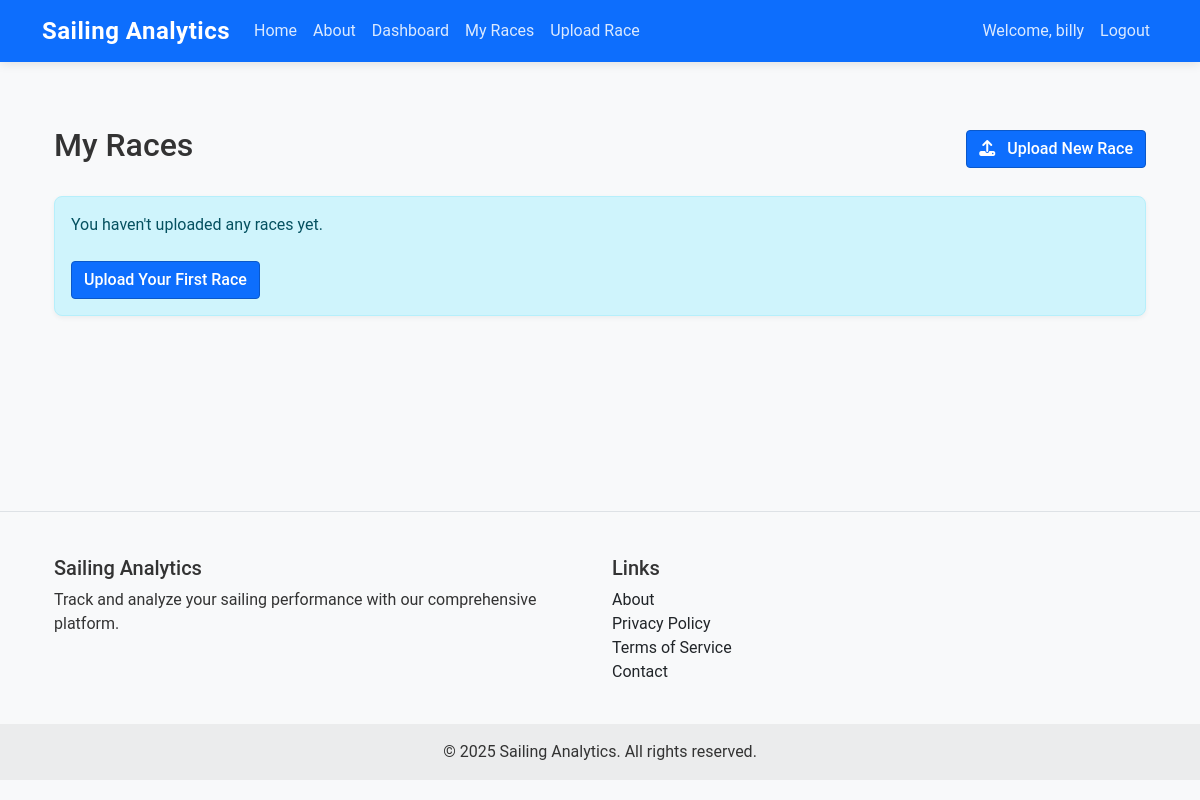
Page /races (signed in) on the earlier database version.
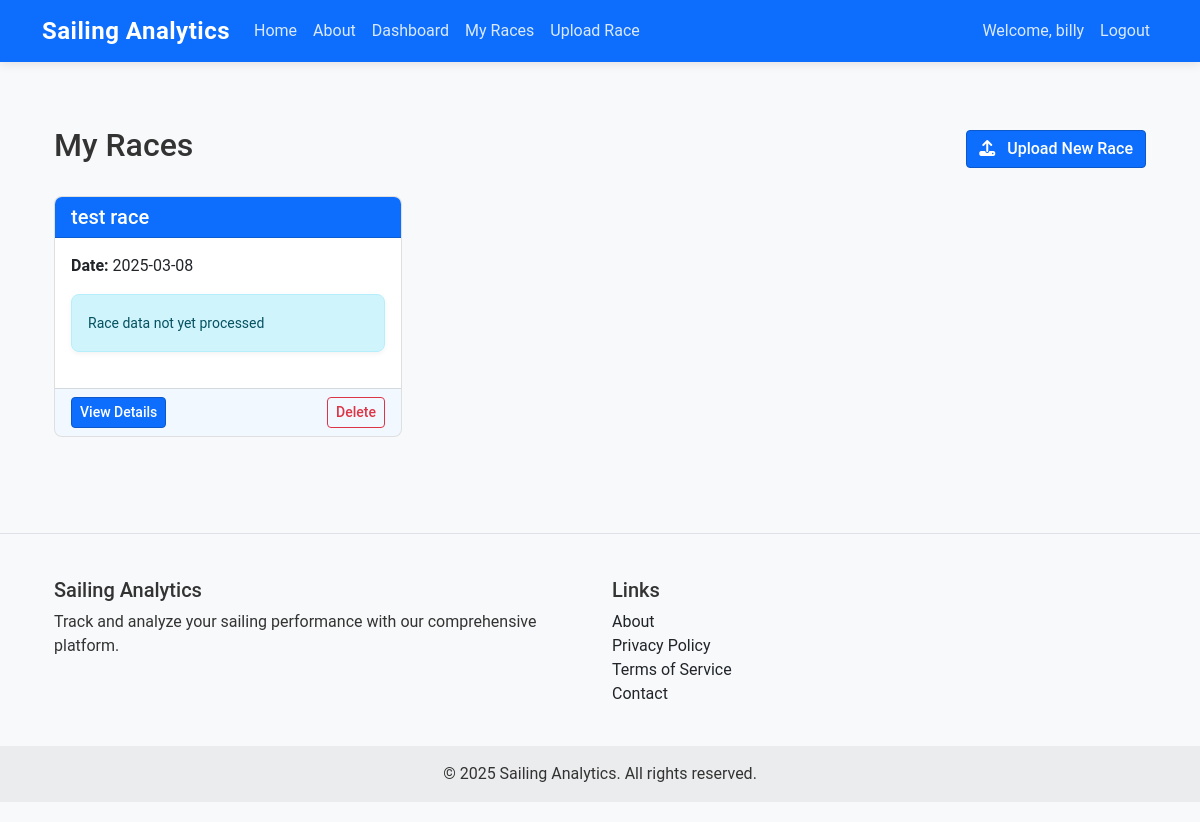
Same page on the later database version.
### app/models/race.py (models this page shows, shortened)
class Race(db.Model):
    __tablename__ = 'races'
    race_id = db.Column(db.Integer, primary_key=True)
    user_id = db.Column(db.Integer, db.ForeignKey('users.id'), index=True)
    race_name = db.Column(db.String(128), nullable=False)
    race_date = db.Column(db.DateTime, nullable=False, index=True)
    gpx_file_path = db.Column(db.String(256), nullable=False)
    wind_direction = db.Column(db.Integer)  # Direction in degrees
    created_at = db.Column(db.DateTime, default=datetime.utcnow)
    updated_at = db.Column(db.DateTime, default=datetime.utcnow, onupdate=datetime.utcnow)
    is_processed = db.Column(db.Boolean, default=False)
    processing_error = db.Column(db.Text)
    total_distance = db.Column(db.Float)  # In nautical miles
    duration = db.Column(db.Integer)  # In seconds
    max_speed = db.Column(db.Float)  # In knots
    avg_speed = db.Column(db.Float)  # In knots
    marks = db.relationship('RaceMark', backref='race', lazy='dynamic', cascade='all, delete-orphan')
    segments = db.relationship('RaceSegment', backref='race', lazy='dynamic', cascade='all, delete-orphan')
    maneuvers = db.relationship('Maneuver', backref='race', lazy='dynamic', cascade='all, delete-orphan')
    track_points = db.relationship('TrackPoint', backref='race', lazy='dynamic', cascade='all, delete-orphan')

### app/routes/races.py (the view)
@races.route('/races')
@login_required
def list_races():
    user_races = Race.query.filter_by(user_id=current_user.id).order_by(Race.race_date.desc()).all()
    return render_template('races/index.html', races=user_races)

### app/models/user.py (called while the page is built)
@login_manager.user_loader
def load_user(user_id):
    return User.query.get(int(user_id))

    @property
    def is_authenticated(self):
        return True

### app/templates/races/index.html (shortened to what this page needs)
{% extends "base.html" %}
{% block content %}
<div class="container py-4">
    <div class="d-flex justify-content-between align-items-center mb-4">
        <h2>My Races</h2>
        <a href="{{ url_for('races.upload_race') }}" class="btn btn-primary">
            <i class="fas fa-upload me-2"></i> Upload New Race
        </a>
    </div>
    {% if races %}
        <div class="row">
            {% for race in races %}
                <div class="col-md-6 col-lg-4 mb-4">
                    <div class="card session-card h-100">
                        <div class="card-header">
                            <h5 class="mb-0">{{ race.race_name }}</h5>
                        </div>
                        <div class="card-body">
                            <div class="mb-3">
                                <strong>Date:</strong> {{ race.race_date.strftime('%Y-%m-%d') }}
                            </div>
                            {% if race.is_processed %}
                                <div class="row text-center">
                                    <div class="col-4">
                                        <div class="stat-label">Distance</div>
                                        <div class="fw-bold">{{ "%.1f"|format(race.total_distance or 0) }} nm</div>
                                    </div>
                                    <div class="col-4">
                                        <div class="stat-label">Duration</div>
                                        <div class="fw-bold">{{ race.duration_formatted }}</div>
                                    </div>
                                    <div class="col-4">
                                        <div class="stat-label">Max Speed</div>
                                        <div class="fw-bold">{{ "%.1f"|format(race.max_speed or 0) }} kts</div>
                                    </div>
                                </div>
                            {% else %}
                                <div class="alert alert-info mb-0">
                                    {% if race.processing_error %}
                                        <small>Error: {{ race.processing_error }}</small>
                                    {% else %}
                                        <small>Race data not yet processed</small>
                                    {% endif %}
                                </div>
                            {% endif %}
                        </div>
                        <div class="card-footer d-flex justify-content-between">
                            <a href="{{ url_for('races.view_race', race_id=race.race_id) }}" class="btn btn-sm btn-primary">
                                View Details
                            </a>
                            <form action="{{ url_for('races.delete_race', race_id=race.race_id) }}" method="POST"
                                  onsubmit="return confirm('Are you sure you want to delete this race? This action cannot be undone.')">
                                <button type="submit" class="btn btn-sm btn-outline-danger">Delete</button>
                            </form>
                        </div>
                    </div>
                </div>
            {% endfor %}
        </div>
    {% else %}
        <div class="alert alert-info">
            <p>You haven't uploaded any races yet.</p>
            <a href="{{ url_for('races.upload_race') }}" class="btn btn-primary mt-2">Upload Your First Race</a>
        </div>
    {% endif %}
</div>
{% endblock %}

Differences in the rows shown:
added Race: race_name "test race", race_date "2025-03-08", is_processed "Race data not yet processed"
Other differences:
text no longer shown: "You haven't uploaded any races yet. Upload Your First Race"
